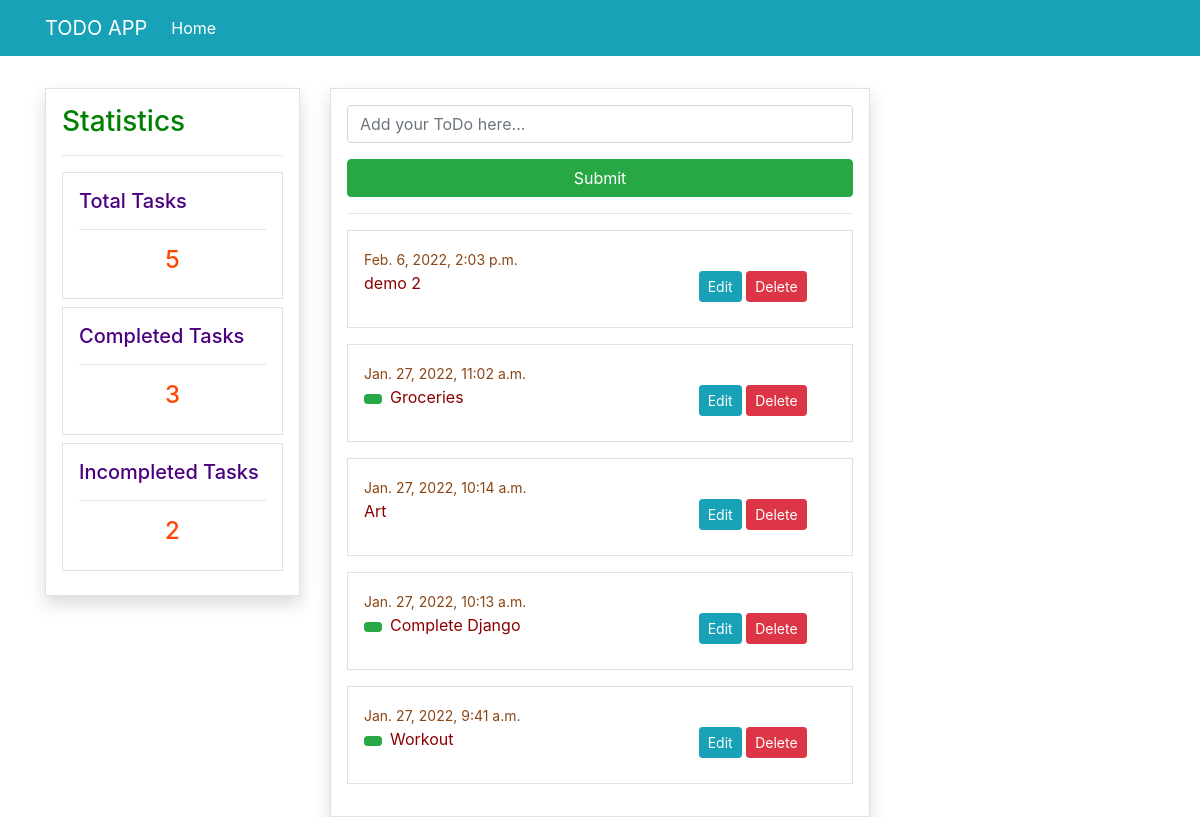
The page / on the database its author committed.
### todoapp/models.py (models this page shows, shortened)
class Task(models.Model):
    content = models.CharField(max_length=100, null=True)
    created = models.DateTimeField(auto_now_add=True)
    complete = models.BooleanField(default=False)
    class Meta:
        ordering = ['-created']

### todoapp/views.py (the view)
# urls.py: path('', views.index, name='todo-index'),
def index(request):
    todos = Task.objects.all()
    count_todos = todos.count()
    completed_todo = Task.objects.filter(complete=True)
    count_completed_todo = completed_todo.count()
    count_incompleted_todo = count_todos - count_completed_todo
    if request.method == 'POST':
        form = TaskForm(request.POST)
        if form.is_valid():
            form.save()
            return redirect('/')
    else:
        form = TaskForm()
    context = {
        'todos':todos,
        'form':form,
        'count_todos':count_todos,
        'count_completed_todo':count_completed_todo,
        'count_incompleted_todo':count_incompleted_todo
        }
    return render(request, 'todo/index.html', context)

### todoapp/forms.py
class TaskForm(forms.ModelForm):
    content = forms.CharField(label='', widget=forms.TextInput(attrs={'placeholder':'Add your ToDo here...'}))
    class Meta:
        model = Task
        fields = ['content']

### templates/todo/index.html (shortened to what this page needs)
{% extends 'partials/base.html' %}
{% load crispy_forms_tags %}
{% block content %}
<div class="border p-3 shadow">
    <form method="POST">
            {{ form|crispy }}
        <input class="btn btn-success btn-block" type="submit" value="Submit">
    </form>
    <hr>
    {% for todo in todos %}
    <div class="border p-3 mb-3">
        <small style="color: saddlebrown;" >{{ todo.created }}</small>
        <div class="row">
            <div class="col-md-8">
                {% if todo.complete == True %}
                <p style="color: darkred;" ><span class="btn btn-success btn-sm mr-2">
                    </span></i>{{ todo.content }}</p>
                {% else %}
                <p style="color: darkred;" >{{ todo.content }}</p>
                {% endif %}
            </div>
            <div class="col-md-4">
                <a class="btn btn-info btn-sm" href="{% url 'todo-update' todo.id %}">Edit</a>
                <a class="btn btn-danger btn-sm" href="{% url 'todo-delete' todo.id %}">Delete</a>
            </div>
        </div>
    </div>
    {% endfor %}
</div>
{% endblock %}

### templates/partials/base.html (shortened to what this page needs)
<!doctype html>
<html lang="en">
  <head>
    <link rel="stylesheet" href="https://cdn.jsdelivr.net/npm/bootstrap@4.6.1/dist/css/bootstrap.min.css">
  </head>
  <body>
      {% include 'partials/nav.html' %}
      <div class="container">
          <div class="row mt-3 pt-3">
              <div class="col-md-3">
                  {% include 'partials/aside.html' %}
              </div>
              <div class="col-md-6">
                  {% block content %}
                  {% endblock %}
              </div>
          </div>
      </div>
  </body>
</html>

### templates/partials/nav.html (shortened to what this page needs)
<nav class="navbar navbar-expand-lg navbar-info bg-info">
  <div class="container">
    <a class="navbar-brand text-white">TODO APP</a>
    <div class="collapse navbar-collapse" id="navbarSupportedContent">
      <ul class="navbar-nav mr-auto">
        <li class="nav-item active">
          <a class="nav-link text-white" href="{% url 'todo-index' %}">Home <span class="sr-only">(current)</span></a>
        </li>
      </ul>
    </div>
  </div>
</nav>

### templates/partials/aside.html
<div class="border p-3 shadow">
    <h3 style="color:green";>Statistics</h3>
    <hr>
    <div class="border p-3 mb-2">
        <h5 style="color: indigo;">Total Tasks</h5>
        <hr>
        <h4 style="color: orangered;" class="text-center">{{ count_todos }}</h4>
    </div>
    <div class="border p-3 mb-2">
        <h5 style="color: indigo;">Completed Tasks</h5>
        <hr>
        <h4 style="color: orangered;" class="text-center">{{ count_completed_todo }}</h4>
    </div>
    <div class="border p-3 mb-2">
        <h5 style="color: indigo;">Incompleted Tasks</h5>
        <hr>
        <h4 style="color: orangered;" class="text-center">{{ count_incompleted_todo }}</h4>
    </div>
</div>

### rows shown on the page
Task: created "Feb. 6, 2022, 2:03 p.m.", content "demo 2"
Task: created "Jan. 27, 2022, 11:02 a.m.", content "Groceries"
Task: created "Jan. 27, 2022, 10:14 a.m.", content "Art"
Task: created "Jan. 27, 2022, 10:13 a.m.", content "Complete Django"
Task: created "Jan. 27, 2022, 9:41 a.m.", content "Workout"

### other values the page prints
{{ count_todos }} "5"
{{ count_completed_todo }} "3"
{{ count_incompleted_todo }} "2"
